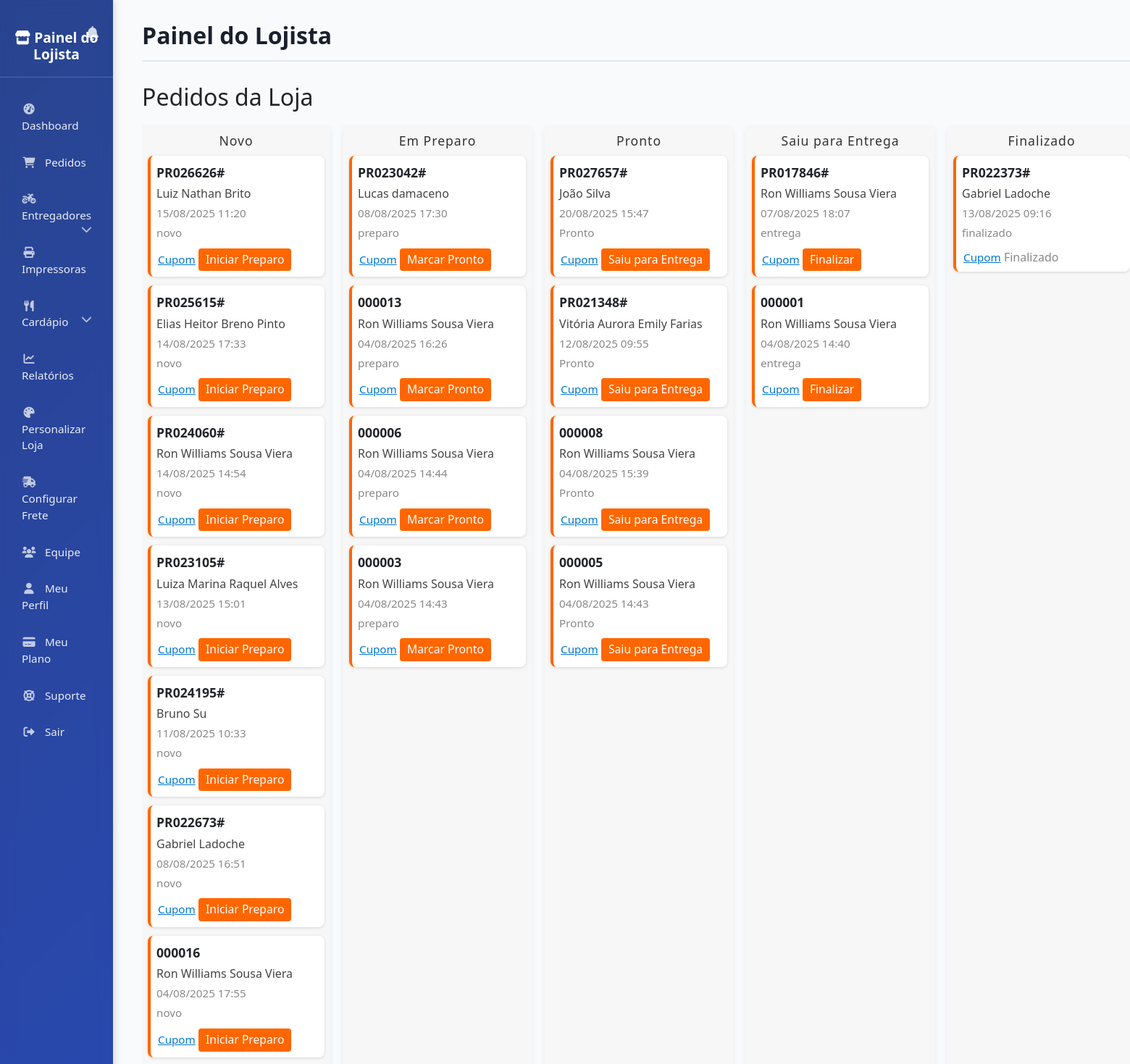
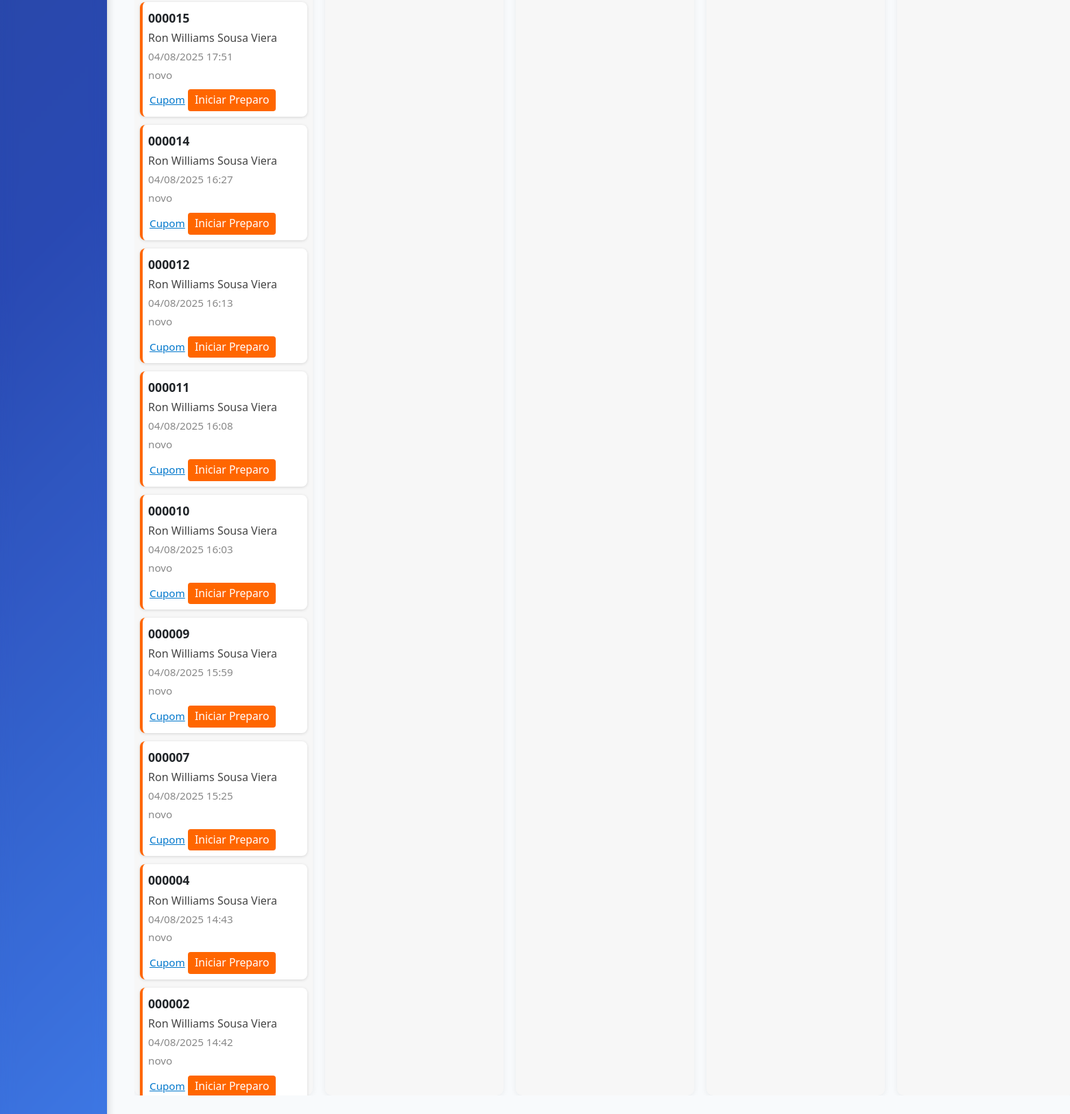
/admin-loja/pedidos/ (signed in), run on the app's committed database (2 pictures, top to bottom).
### core/models.py (models this page shows, shortened)
class Pedido(models.Model):
    """Modelo para pedidos"""
    STATUS_CHOICES = [
        ('carrinho', 'No Carrinho'),
        ('pendente', 'Pendente de Pagamento'),
        ('confirmado', 'Confirmado'),
        ('preparando', 'Preparando'),
        ('pronto', 'Pronto'),
        ('aguardando_entregador', 'Aguardando Entregador'),
        ('em_entrega', 'Em Entrega'),
        ('entregue', 'Entregue'),
        ('cancelado', 'Cancelado'),
        ('devolvido', 'Devolvido'),
    ]
    TIPO_ENTREGA_CHOICES = [
        ('delivery', 'Delivery'),
        ('retirada', 'Retirada no Local'),
    ]
    FORMA_PAGAMENTO_CHOICES = [
        ('dinheiro', 'Dinheiro'),
        ('cartao_credito', 'Cartão de Crédito'),
        ('cartao_debito', 'Cartão de Débito'),
        ('pix', 'PIX'),
        ('vale_refeicao', 'Vale Refeição'),
        ('online', 'Pagamento Online'),
    ]
    id = models.UUIDField(primary_key=True, default=uuid.uuid4, editable=False)
    numero = models.CharField(max_length=20, unique=True, blank=True)
    restaurante = models.ForeignKey(Restaurante, on_delete=models.CASCADE, related_name='pedidos')
    cliente = models.ForeignKey(Usuario, on_delete=models.CASCADE, related_name='pedidos', null=True, blank=True)
    entregador = models.ForeignKey('Entregador', null=True, blank=True, on_delete=models.SET_NULL, related_name='pedidos_entrega')
    cliente_nome = models.CharField(max_length=200)
    cliente_celular = models.CharField(max_length=15)
    cliente_email = models.EmailField(blank=True)
    endereco_entrega = models.ForeignKey(Endereco, on_delete=models.SET_NULL, null=True, blank=True)
    endereco_cep = models.CharField(max_length=10, blank=True)
    endereco_logradouro = models.CharField(max_length=200, blank=True)
    endereco_numero = models.CharField(max_length=10, blank=True)
    endereco_complemento = models.CharField(max_length=100, blank=True)
    endereco_bairro = models.CharField(max_length=100, blank=True)
    endereco_cidade = models.CharField(max_length=100, blank=True)
    endereco_estado = models.CharField(max_length=2, blank=True)
    endereco_ponto_referencia = models.TextField(blank=True)
    tipo_entrega = models.CharField(max_length=20, choices=TIPO_ENTREGA_CHOICES)
    forma_pagamento = models.CharField(max_length=20, choices=FORMA_PAGAMENTO_CHOICES)
    troco_para = models.DecimalField(max_digits=10, decimal_places=2, null=True, blank=True)
    subtotal = models.DecimalField(max_digits=10, decimal_places=2, default=0.00)
    taxa_entrega = models.DecimalField(max_digits=10, decimal_places=2, default=0.00)
    valor_entrega = models.DecimalField(max_digits=8, decimal_places=2, default=0, help_text="Valor pago ao entregador")
    desconto = models.DecimalField(max_digits=10, decimal_places=2, default=0.00)
    total = models.DecimalField(max_digits=10, decimal_places=2, default=0.00)
    status = models.CharField(max_length=30, choices=STATUS_CHOICES, default='carrinho')
    observacoes = models.TextField(blank=True)
    observacoes_internas = models.TextField(blank=True)
    data_agendamento = models.DateTimeField(null=True, blank=True)
    tempo_entrega_estimado = models.PositiveIntegerField(null=True, blank=True, help_text="Tempo em minutos")
    created_at = models.DateTimeField(auto_now_add=True)
    updated_at = models.DateTimeField(auto_now=True)
    data_confirmacao = models.DateTimeField(null=True, blank=True)
    data_entrega = models.DateTimeField(null=True, blank=True)
    class Meta:
        db_table = 'pedidos'
        verbose_name = 'Pedido'
        verbose_name_plural = 'Pedidos'
        ordering = ['-created_at']

### admin_loja/views.py (the view)
# urls.py: path('pedidos/', views.admin_loja_pedidos, name='pedidos'),
@painel_loja_required
def admin_loja_pedidos(request):
    tipo_usuario = getattr(request.user, 'tipo_usuario', None)
    if tipo_usuario == 'lojista':
        restaurantes = request.user.restaurantes.all()
    else:
        restaurantes = request.user.trabalha_em.all()
    pedidos = []
    status_list = ['novo', 'preparo', 'pronto', 'entrega', 'finalizado']
    pedidos_por_status = {status: [] for status in status_list}
    if restaurantes.exists():
        pedidos = Pedido.objects.filter(restaurante__in=restaurantes).order_by('-created_at')
        for pedido in pedidos:
            if pedido.status in pedidos_por_status:
                pedidos_por_status[pedido.status].append(pedido)
    return render(request, 'admin_loja/pedidos.html', {'pedidos_por_status': pedidos_por_status})

### admin_loja/context_processors.py (called while the page is built)
def painel_permissoes(request):
    user = request.user
    if not user.is_authenticated:
        return {
            'is_lojista': False,
            'is_gerente': False,
            'is_atendente': False,
        }
    is_lojista = getattr(user, 'tipo_usuario', None) == 'lojista'
    is_gerente = getattr(user, 'tipo_usuario', None) == 'gerente'
    is_atendente = user.groups.filter(name='Atendente').exists()
    return {
        'is_lojista': is_lojista,
        'is_gerente': is_gerente,
        'is_atendente': is_atendente,
    }

### admin_loja/utils.py (called while the page is built)
def painel_loja_required(view_func):
    def check_user(user):
        return (
            getattr(user, 'tipo_usuario', None) in ['lojista', 'gerente']
            or user.groups.filter(name='Atendente').exists()
        )
    return user_passes_test(check_user, login_url='login')(view_func)

### core/context_processors.py (called while the page is built)
def site_context(request):
    context = {}
    try:
        restaurante = Restaurante.objects.filter(status='ativo').first()
        if restaurante:
            context['restaurante_atual'] = restaurante
            context['cores_tema'] = {
                'primaria': restaurante.cor_primaria,
                'secundaria': restaurante.cor_secundaria,
                'destaque': restaurante.cor_destaque,
            }
    except Restaurante.DoesNotExist:
        context['restaurante_atual'] = None
        context['cores_tema'] = {
            'primaria': '#dc3545',
            'secundaria': '#6c757d',
            'destaque': '#ffc107',
        }
    return context

### admin_loja/templates/admin_loja/pedidos.html (shortened to what this page needs)
{% extends 'admin_loja/base_admin_loja.html' %}
{% block content %}
<h2>Pedidos da Loja</h2>
<div class="kanban-board">
	{% for status, pedidos in pedidos_por_status.items %}
	<div class="kanban-col">
		<h3>
			{% if status == 'novo' %}Novo{% elif status == 'preparo' %}Em Preparo{% elif status == 'pronto' %}Pronto{% elif status == 'entrega' %}Saiu para Entrega{% elif status == 'finalizado' %}Finalizado{% else %}{{ status }}{% endif %}
		</h3>
		{% for pedido in pedidos %}
		<div class="pedido-card">
			<div class="numero"><b>{{ pedido.numero }}</b></div>
			<div class="cliente">{{ pedido.cliente_nome }}</div>
			<div class="data">{{ pedido.created_at|date:'d/m/Y H:i' }}</div>
			<div class="status">{{ pedido.get_status_display }}</div>
			<div class="acoes">
				<a class="cupom-link" href="{% url 'admin_loja:cupom_pedido' pedido.id %}" target="_blank">Cupom</a>
				{% if pedido.status == 'novo' %}
					<form method="post" action="{% url 'admin_loja:avancar_status_pedido' pedido.id %}">{% csrf_token %}<button type="submit">Iniciar Preparo</button></form>
				{% elif pedido.status == 'preparo' %}
					<form method="post" action="{% url 'admin_loja:avancar_status_pedido' pedido.id %}">{% csrf_token %}<button type="submit">Marcar Pronto</button></form>
				{% elif pedido.status == 'pronto' %}
					<form method="post" action="{% url 'admin_loja:avancar_status_pedido' pedido.id %}">{% csrf_token %}<button type="submit">Saiu para Entrega</button></form>
				{% elif pedido.status == 'entrega' %}
					<form method="post" action="{% url 'admin_loja:avancar_status_pedido' pedido.id %}">{% csrf_token %}<button type="submit">Finalizar</button></form>
				{% elif pedido.status == 'finalizado' %}
					<span style="color: #888;">Finalizado</span>
				{% endif %}
			</div>
		</div>
		{% empty %}
		<div style="color:#aaa;text-align:center;margin-top:18px;">Nenhum pedido</div>
		{% endfor %}
	</div>
	{% endfor %}
</div>
{% endblock %}

### admin_loja/templates/admin_loja/base_admin_loja.html (style rules this page uses)
body { display: flex; min-height: 100vh; margin: 0; font-family: 'Segoe UI', Tahoma, Geneva, Verdana, sans-serif; }

### admin_loja/templates/admin_loja/pedidos.html (style rules this page uses)
.kanban-board { display: flex; gap: 18px; overflow-x: auto; margin-top: 18px; }
.kanban-col { background: #f7f7f7; border-radius: 10px; min-width: 260px; flex: 1 1 0; box-shadow: 0 2px 8px #0001; padding: 12px 8px 18px 8px; display: flex; flex-direction: column; max-height: 80vh; }
.kanban-col h3 { text-align: center; font-size: 1.1em; margin-bottom: 10px; color: #333; letter-spacing: 1px; }
.pedido-card { background: #fff; border-radius: 8px; box-shadow: 0 1px 4px #0002; margin-bottom: 12px; padding: 10px 8px 8px 8px; display: flex; flex-direction: column; gap: 4px; border-left: 4px solid #ff6600; }
.pedido-card .numero { font-weight: bold; font-size: 1.1em; }
.pedido-card .cliente { color: #444; font-size: 1em; }
.pedido-card .data { color: #888; font-size: 0.95em; }
.pedido-card .acoes { margin-top: 6px; }
.pedido-card .acoes form { display: inline; }
.pedido-card .acoes button { background: #ff6600; color: #fff; border: none; border-radius: 4px; padding: 4px 10px; font-size: 0.98em; cursor: pointer; margin-right: 4px; }
.pedido-card .cupom-link { font-size: 0.95em; color: #0077cc; text-decoration: underline; margin-left: 2px; }
.pedido-card .status { font-size: 0.95em; color: #888; }

### data on the page
Pedido: numero "PR026626#", cliente_nome "Luiz Nathan Brito", created_at "15/08/2025 11:20", status "novo", shows "Iniciar Preparo"
Pedido: numero "PR025615#", cliente_nome "Elias Heitor Breno Pinto", created_at "14/08/2025 17:33", status "novo", shows "Iniciar Preparo"
Pedido: numero "PR024060#", cliente_nome "Ron Williams Sousa Viera", created_at "14/08/2025 14:54", status "novo", shows "Iniciar Preparo"
Pedido: numero "PR023105#", cliente_nome "Luiza Marina Raquel Alves", created_at "13/08/2025 15:01", status "novo", shows "Iniciar Preparo"
Pedido: numero "PR024195#", cliente_nome "Bruno Su", created_at "11/08/2025 10:33", status "novo", shows "Iniciar Preparo"
Pedido: numero "PR022673#", cliente_nome "Gabriel Ladoche", created_at "08/08/2025 16:51", status "novo", shows "Iniciar Preparo"
Pedido: numero "000016", cliente_nome "Ron Williams Sousa Viera", created_at "04/08/2025 17:55", status "novo", shows "Iniciar Preparo"
Pedido: numero "000015", cliente_nome "Ron Williams Sousa Viera", created_at "04/08/2025 17:51", status "novo", shows "Iniciar Preparo"
Pedido: numero "000014", cliente_nome "Ron Williams Sousa Viera", created_at "04/08/2025 16:27", status "novo", shows "Iniciar Preparo"
Pedido: numero "000012", cliente_nome "Ron Williams Sousa Viera", created_at "04/08/2025 16:13", status "novo", shows "Iniciar Preparo"
Pedido: numero "000011", cliente_nome "Ron Williams Sousa Viera", created_at "04/08/2025 16:08", status "novo", shows "Iniciar Preparo"
Pedido: numero "000010", cliente_nome "Ron Williams Sousa Viera", created_at "04/08/2025 16:03", status "novo", shows "Iniciar Preparo"
Pedido: numero "000009", cliente_nome "Ron Williams Sousa Viera", created_at "04/08/2025 15:59", status "novo", shows "Iniciar Preparo"
Pedido: numero "000007", cliente_nome "Ron Williams Sousa Viera", created_at "04/08/2025 15:25", status "novo", shows "Iniciar Preparo"
Pedido: numero "000004", cliente_nome "Ron Williams Sousa Viera", created_at "04/08/2025 14:43", status "novo", shows "Iniciar Preparo"
Pedido: numero "000002", cliente_nome "Ron Williams Sousa Viera", created_at "04/08/2025 14:42", status "novo", shows "Iniciar Preparo"
Pedido: shows "Em Preparo", numero "PR023042#", cliente_nome "Lucas damaceno", created_at "08/08/2025 17:30", status "preparo", shows "Marcar Pronto"
Pedido: numero "000013", cliente_nome "Ron Williams Sousa Viera", created_at "04/08/2025 16:26", status "preparo", shows "Marcar Pronto"
Pedido: numero "000006", cliente_nome "Ron Williams Sousa Viera", created_at "04/08/2025 14:44", status "preparo", shows "Marcar Pronto"
Pedido: numero "000003", cliente_nome "Ron Williams Sousa Viera", created_at "04/08/2025 14:43", status "preparo", shows "Marcar Pronto"
Pedido: shows "Pronto", numero "PR027657#", cliente_nome "João Silva", created_at "20/08/2025 15:47", status "Pronto", shows "Saiu para Entrega"
Pedido: numero "PR021348#", cliente_nome "Vitória Aurora Emily Farias", created_at "12/08/2025 09:55", status "Pronto", shows "Saiu para Entrega"
Pedido: numero "000008", cliente_nome "Ron Williams Sousa Viera", created_at "04/08/2025 15:39", status "Pronto", shows "Saiu para Entrega"
Pedido: numero "000005", cliente_nome "Ron Williams Sousa Viera", created_at "04/08/2025 14:43", status "Pronto", shows "Saiu para Entrega"
Pedido: shows "Saiu para Entrega", numero "PR017846#", cliente_nome "Ron Williams Sousa Viera", created_at "07/08/2025 18:07", status "entrega", shows "Finalizar"
Pedido: numero "000001", cliente_nome "Ron Williams Sousa Viera", created_at "04/08/2025 14:40", status "entrega", shows "Finalizar"
Pedido: shows "Finalizado", numero "PR022373#", cliente_nome "Gabriel Ladoche", created_at "13/08/2025 09:16", status "finalizado"
